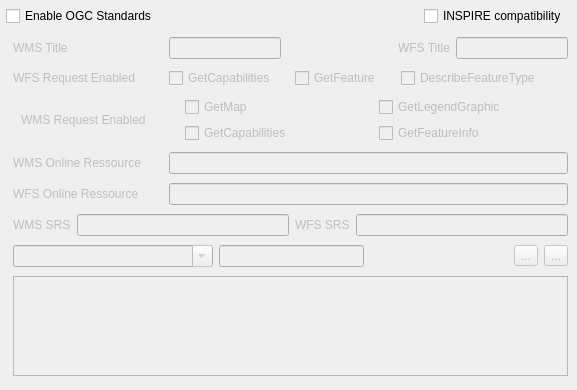
     <widget class="QWidget" name="ogcTabForm">
      <attribute name="title">
       <string>Web services</string>
      </attribute>
      <attribute name="toolTip">
       <string>&lt;html&gt;&lt;head/&gt;&lt;body&gt;&lt;p&gt;Configuration of Web services: WMS, WFS and WCS.&lt;/p&gt;&lt;/body&gt;&lt;/html&gt;</string>
      </attribute>
      <widget class="QFrame" name="mf_ogc_frame">
       <property name="enabled">
        <bool>false</bool>
       </property>
       <property name="geometry">
        <rect>
         <x>8</x>
         <y>30</y>
         <width>560</width>
         <height>351</height>
        </rect>
       </property>
       <property name="minimumSize">
        <size>
         <width>560</width>
         <height>0</height>
        </size>
       </property>
       <property name="maximumSize">
        <size>
         <width>560</width>
         <height>16777215</height>
        </size>
       </property>
       <property name="frameShape">
        <enum>QFrame::Box</enum>
       </property>
       <property name="frameShadow">
        <enum>QFrame::Raised</enum>
       </property>
       <property name="lineWidth">
        <number>0</number>
       </property>
       <widget class="QWidget" name="layoutWidget18">
        <property name="geometry">
         <rect>
          <x>5</x>
          <y>4</y>
          <width>555</width>
          <height>348</height>
         </rect>
        </property>
        <layout class="QVBoxLayout" name="verticalLayout_5">
         <item>
          <layout class="QHBoxLayout" name="horizontalLayout_34">
           <item>
            <widget class="QLabel" name="mf_map_web_md_wms_title__label">
             <property name="minimumSize">
              <size>
               <width>150</width>
               <height>0</height>
              </size>
             </property>
             <property name="maximumSize">
              <size>
               <width>150</width>
               <height>16777215</height>
              </size>
             </property>
             <property name="text">
              <string>WMS Title</string>
             </property>
            </widget>
           </item>
           <item>
            <widget class="QLineEdit" name="mf_map_web_md_wms_title"/>
           </item>
           <item>
            <spacer name="horizontalSpacer_6">
             <property name="orientation">
              <enum>Qt::Horizontal</enum>
             </property>
             <property name="sizeHint" stdset="0">
              <size>
               <width>40</width>
               <height>20</height>
              </size>
             </property>
            </spacer>
           </item>
           <item>
            <widget class="QLabel" name="mf_map_web_md_wfs_title__label">
             <property name="text">
              <string>WFS Title</string>
             </property>
            </widget>
           </item>
           <item>
            <widget class="QLineEdit" name="mf_map_web_md_wfs_title"/>
           </item>
          </layout>
         </item>
         <item>
          <layout class="QHBoxLayout" name="horizontalLayout_33">
           <item>
            <widget class="QLabel" name="mf_map_web_md_wfs_enable_label">
             <property name="minimumSize">
              <size>
               <width>150</width>
               <height>0</height>
              </size>
             </property>
             <property name="maximumSize">
              <size>
               <width>150</width>
               <height>16777215</height>
              </size>
             </property>
             <property name="text">
              <string>WFS Request Enabled</string>
             </property>
            </widget>
           </item>
           <item>
            <widget class="QCheckBox" name="mf_map_web_md_wfs_enable_gc">
             <property name="minimumSize">
              <size>
               <width>120</width>
               <height>0</height>
              </size>
             </property>
             <property name="maximumSize">
              <size>
               <width>120</width>
               <height>16777215</height>
              </size>
             </property>
             <property name="text">
              <string>GetCapabilities</string>
             </property>
            </widget>
           </item>
           <item>
            <widget class="QCheckBox" name="mf_map_web_md_wfs_enable_gf">
             <property name="maximumSize">
              <size>
               <width>100</width>
               <height>16777215</height>
              </size>
             </property>
             <property name="text">
              <string>GetFeature</string>
             </property>
            </widget>
           </item>
           <item>
            <widget class="QCheckBox" name="mf_map_web_md_wfs_enable_dft">
             <property name="text">
              <string>DescribeFeatureType</string>
             </property>
            </widget>
           </item>
          </layout>
         </item>
         <item>
          <layout class="QHBoxLayout" name="horizontalLayout_32">
           <item>
            <widget class="QLabel" name="mf_map_web_md_wms_enable_label">
             <property name="minimumSize">
              <size>
               <width>150</width>
               <height>0</height>
              </size>
             </property>
             <property name="maximumSize">
              <size>
               <width>150</width>
               <height>16777215</height>
              </size>
             </property>
             <property name="text">
              <string>WMS Request Enabled</string>
             </property>
            </widget>
           </item>
           <item>
            <layout class="QVBoxLayout" name="verticalLayout_7">
             <item>
              <widget class="QCheckBox" name="mf_map_web_md_wms_enable_gm">
               <property name="minimumSize">
                <size>
                 <width>180</width>
                 <height>0</height>
                </size>
               </property>
               <property name="maximumSize">
                <size>
                 <width>180</width>
                 <height>16777215</height>
                </size>
               </property>
               <property name="text">
                <string>GetMap</string>
               </property>
              </widget>
             </item>
             <item>
              <widget class="QCheckBox" name="mf_map_web_md_wms_enable_gc">
               <property name="minimumSize">
                <size>
                 <width>180</width>
                 <height>0</height>
                </size>
               </property>
               <property name="maximumSize">
                <size>
                 <width>180</width>
                 <height>16777215</height>
                </size>
               </property>
               <property name="text">
                <string>GetCapabilities</string>
               </property>
              </widget>
             </item>
            </layout>
           </item>
           <item>
            <layout class="QVBoxLayout" name="verticalLayout_6">
             <item>
              <widget class="QCheckBox" name="mf_map_web_md_wms_enable_glg">
               <property name="minimumSize">
                <size>
                 <width>180</width>
                 <height>0</height>
                </size>
               </property>
               <property name="maximumSize">
                <size>
                 <width>180</width>
                 <height>16777215</height>
                </size>
               </property>
               <property name="text">
                <string>GetLegendGraphic</string>
               </property>
              </widget>
             </item>
             <item>
              <widget class="QCheckBox" name="mf_map_web_md_wms_enable_gfi">
               <property name="minimumSize">
                <size>
                 <width>180</width>
                 <height>0</height>
                </size>
               </property>
               <property name="maximumSize">
                <size>
                 <width>180</width>
                 <height>16777215</height>
                </size>
               </property>
               <property name="text">
                <string>GetFeatureInfo</string>
               </property>
              </widget>
             </item>
            </layout>
           </item>
          </layout>
         </item>
         <item>
          <layout class="QHBoxLayout" name="horizontalLayout_35">
           <item>
            <widget class="QLabel" name="mf_map_web_md_onlineresource_label">
             <property name="minimumSize">
              <size>
               <width>150</width>
               <height>0</height>
              </size>
             </property>
             <property name="maximumSize">
              <size>
               <width>150</width>
               <height>16777215</height>
              </size>
             </property>
             <property name="text">
              <string>WMS Online Ressource</string>
             </property>
            </widget>
           </item>
           <item>
            <widget class="QLineEdit" name="mf_map_web_md_wms_onlineresource"/>
           </item>
          </layout>
         </item>
         <item>
          <layout class="QHBoxLayout" name="horizontalLayout_39">
           <item>
            <widget class="QLabel" name="mf_map_web_md_wfs_onlineresource_label">
             <property name="minimumSize">
              <size>
               <width>150</width>
               <height>0</height>
              </size>
             </property>
             <property name="maximumSize">
              <size>
               <width>150</width>
               <height>16777215</height>
              </size>
             </property>
             <property name="text">
              <string>WFS Online Ressource</string>
             </property>
            </widget>
           </item>
           <item>
            <widget class="QLineEdit" name="mf_map_web_md_wfs_onlineresource"/>
           </item>
          </layout>
         </item>
         <item>
          <layout class="QHBoxLayout" name="horizontalLayout_36">
           <item>
            <widget class="QLabel" name="mf_map_web_md_wms_srs_label">
             <property name="minimumSize">
              <size>
               <width>50</width>
               <height>0</height>
              </size>
             </property>
             <property name="maximumSize">
              <size>
               <width>80</width>
               <height>16777215</height>
              </size>
             </property>
             <property name="text">
              <string>WMS SRS</string>
             </property>
            </widget>
           </item>
           <item>
            <widget class="QLineEdit" name="mf_map_web_md_wms_srs"/>
           </item>
           <item>
            <widget class="QLabel" name="mf_map_web_md_wfs_srs_label">
             <property name="text">
              <string>WFS SRS</string>
             </property>
            </widget>
           </item>
           <item>
            <widget class="QLineEdit" name="mf_map_web_md_wfs_srs"/>
           </item>
          </layout>
         </item>
         <item>
          <layout class="QHBoxLayout" name="horizontalLayout_37">
           <item>
            <widget class="QComboBox" name="mf_map_web_md_option_name">
             <property name="minimumSize">
              <size>
               <width>200</width>
               <height>0</height>
              </size>
             </property>
             <property name="maximumSize">
              <size>
               <width>200</width>
               <height>16777215</height>
              </size>
             </property>
             <property name="editable">
              <bool>true</bool>
             </property>
             <property name="insertPolicy">
              <enum>QComboBox::InsertAtTop</enum>
             </property>
            </widget>
           </item>
           <item>
            <widget class="QLineEdit" name="mf_map_web_md_option_value">
             <property name="maximumSize">
              <size>
               <width>240</width>
               <height>16777215</height>
              </size>
             </property>
            </widget>
           </item>
           <item>
            <spacer name="horizontalSpacer_13">
             <property name="orientation">
              <enum>Qt::Horizontal</enum>
             </property>
             <property name="sizeHint" stdset="0">
              <size>
               <width>40</width>
               <height>20</height>
              </size>
             </property>
            </spacer>
           </item>
           <item>
            <widget class="QToolButton" name="mf_map_web_md_options_add">
             <property name="text">
              <string>...</string>
             </property>
             <property name="icon">
              <iconset resource="resources.qrc">
               <normaloff>:/ui/images/icons/edit-table-insert-row-below.png</normaloff>:/ui/images/icons/edit-table-insert-row-below.png</iconset>
             </property>
            </widget>
           </item>
           <item>
            <widget class="QToolButton" name="mf_map_web_md_options_del">
             <property name="text">
              <string>...</string>
             </property>
             <property name="icon">
              <iconset resource="resources.qrc">
               <normaloff>:/ui/images/icons/edit-table-delete-row.png</normaloff>:/ui/images/icons/edit-table-delete-row.png</iconset>
             </property>
            </widget>
           </item>
          </layout>
         </item>
         <item>
          <widget class="QTableView" name="mf_map_web_md_options_list">
           <property name="sizePolicy">
            <sizepolicy hsizetype="Expanding" vsizetype="MinimumExpanding">
             <horstretch>255</horstretch>
             <verstretch>0</verstretch>
            </sizepolicy>
           </property>
           <property name="minimumSize">
            <size>
             <width>0</width>
             <height>50</height>
            </size>
           </property>
           <property name="maximumSize">
            <size>
             <width>16777215</width>
             <height>100</height>
            </size>
           </property>
           <attribute name="horizontalHeaderStretchLastSection">
            <bool>true</bool>
           </attribute>
           <attribute name="verticalHeaderStretchLastSection">
            <bool>false</bool>
           </attribute>
          </widget>
         </item>
        </layout>
       </widget>
      </widget>
      <widget class="QWidget" name="layoutWidget19">
       <property name="geometry">
        <rect>
         <x>6</x>
         <y>3</y>
         <width>561</width>
         <height>26</height>
        </rect>
       </property>
       <layout class="QHBoxLayout" name="horizontalLayout_38">
        <item>
         <widget class="QCheckBox" name="mf_ogc_enable">
          <property name="text">
           <string>Enable OGC Standards</string>
          </property>
         </widget>
        </item>
        <item>
         <spacer name="horizontalSpacer_5">
          <property name="orientation">
           <enum>Qt::Horizontal</enum>
          </property>
          <property name="sizeHint" stdset="0">
           <size>
            <width>40</width>
            <height>20</height>
           </size>
          </property>
         </spacer>
        </item>
        <item>
         <widget class="QCheckBox" name="mf_inspire_on">
          <property name="text">
           <string>INSPIRE compatibility</string>
          </property>
         </widget>
        </item>
       </layout>
      </widget>
     </widget>
